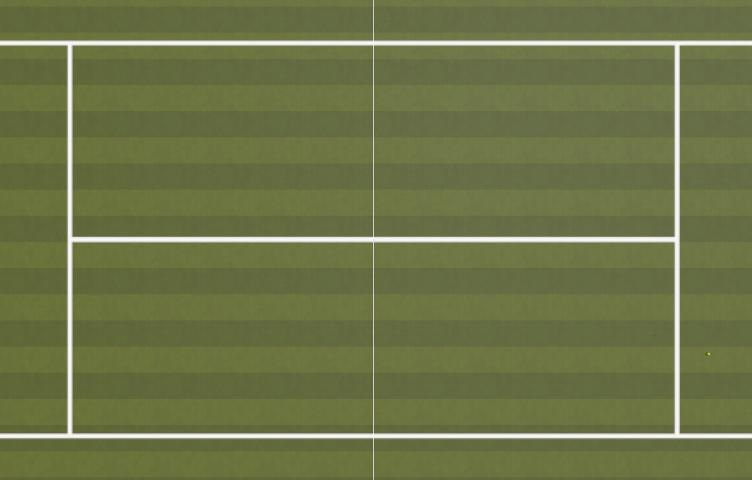
%> input picture FPGA_stuff/leftImage5.jpg, 752 x 480 px; the run also reads 2 pictures not shown here
$ octave setup.m   (GNU Octave 9; MATLAB toolbox functions it lacks are replaced by stand-ins)
%> lines starting %> are read from the running program, lines starting %| are printed output that depends on the picture
% Dr. Kaputa
% Sobel Demo Setup File
R = 752;
C = 480;
coefficients = [1 0 -1;
                2 0 -2;
                1 0 -1];

leftImage = imread("leftImage5.jpg");
%> leftImage is the input picture: size 480x752x3 uint8; mean R, G, B 109.7, 117.2, 72.3
rightImage = imread("rightImage5.jpg");
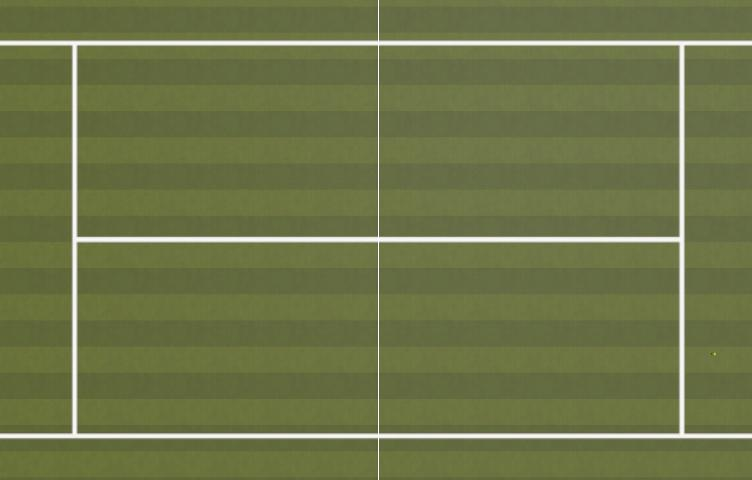
%> input picture FPGA_stuff/rightImage5.jpg, 752 x 480 px
%> rightImage is the input picture: size 480x752x3 uint8; mean R, G, B 109.8, 117.3, 72.4
leftEmpty = imread("leftEmptyCourt.jpg");
rightEmpty = imread("rightEmptyCourt.jpg");

grayLeft = im2gray(leftImage);
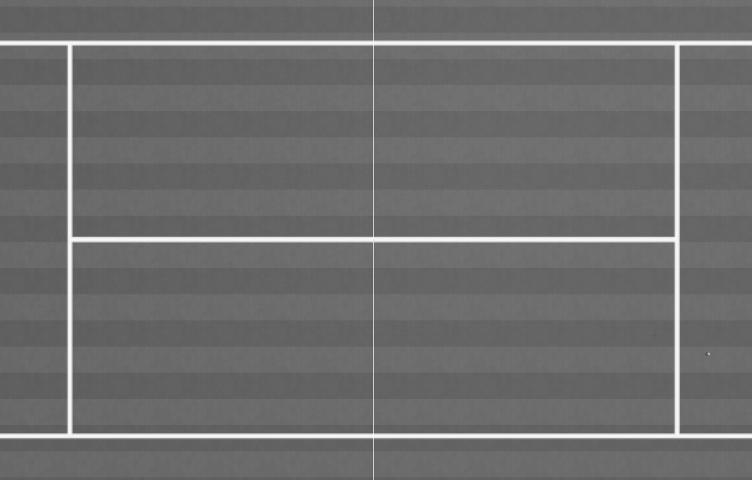
%> grayLeft: size 480x752 uint8; min 79, max 255, mean 109.8
grayRight = im2gray(rightImage);
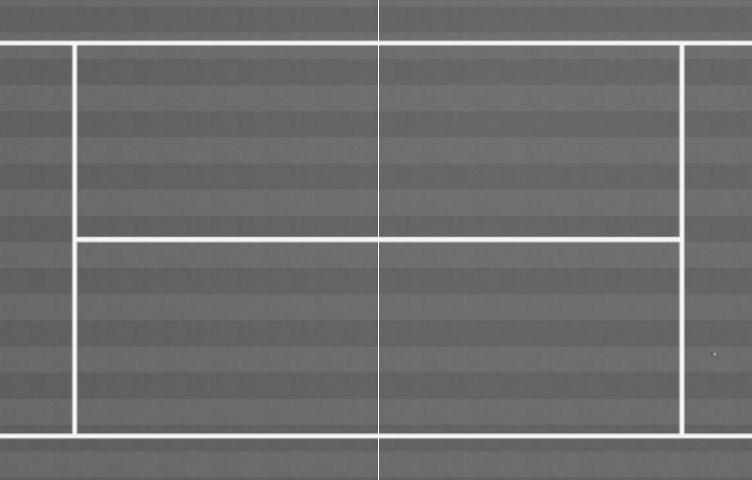
%> grayRight: size 480x752 uint8; min 75, max 255, mean 109.9
grayLeftEmpty = im2gray(leftEmpty);
grayRightEmpty = im2gray(rightEmpty);

imwrite(grayLeft,"grayLeft.jpg");
imwrite(grayRight,"grayRight.jpg");
imwrite(grayLeftEmpty,"grayLeftEmpty.jpg");
imwrite(grayRightEmpty,"grayRightEmpty.jpg");
